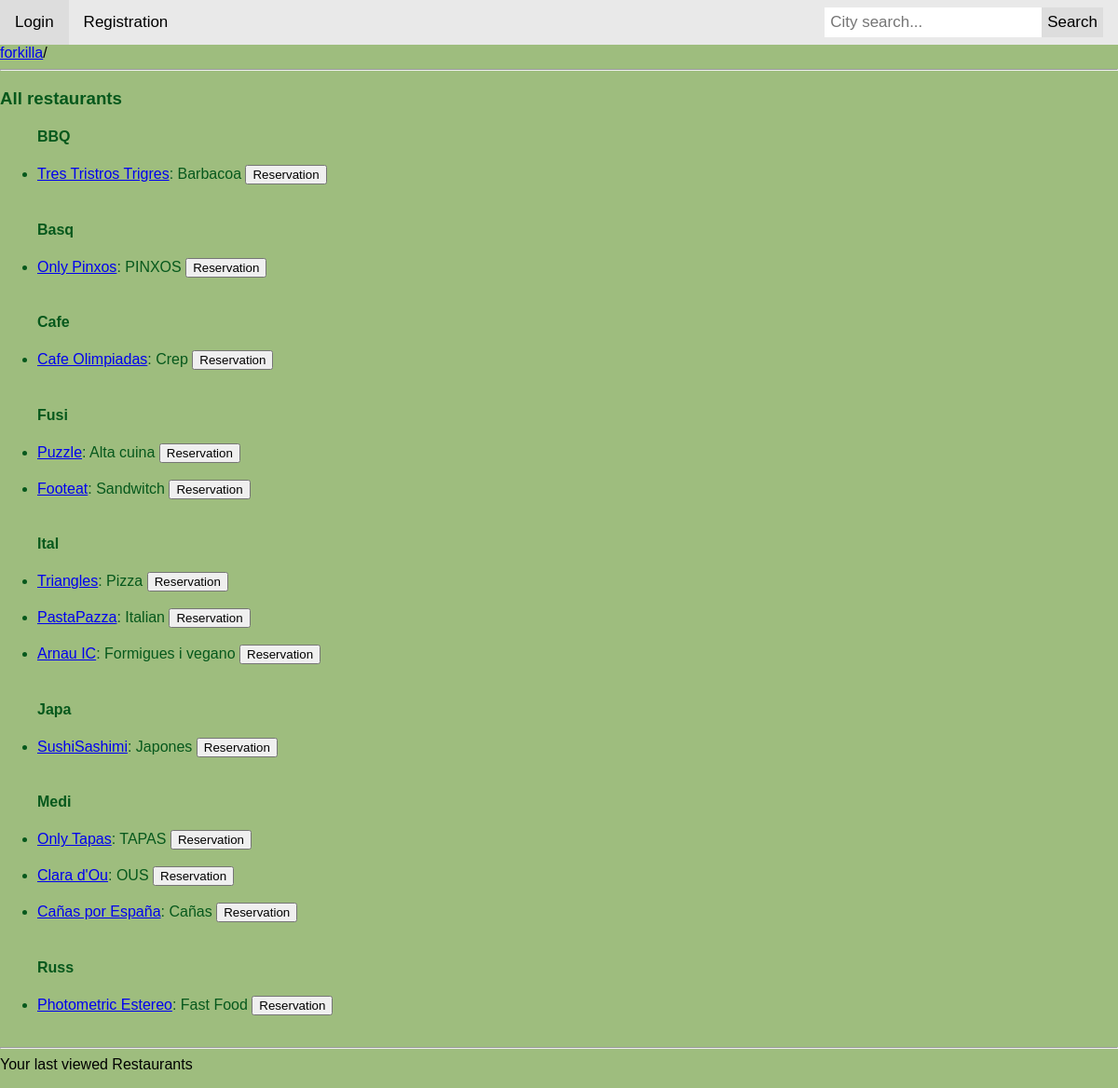
Page /forkilla/restaurants/ on the committed database.
### forkilla/models.py (models this page shows, shortened)
class Restaurant(models.Model):
    CATEGORIES = (
        ("Rice", "Rice"),
        ("Fusi", "Fusion"),
        ("BBQ", "Barbecue"),
        ("Chin", "Chinese"),
        ("Medi", "Mediterranean"),
        ("Crep", "Creperie"),
        ("Hind", "Hindu"),
        ("Japa", "Japanese"),
        ("Ital", "Italian"),
        ("Mexi", "Mexican"),
        ("Peru", "Peruvian"),
        ("Russ", "Russian"),
        ("Turk", "Turkish"),
        ("Basq", "Basque"),
        ("Vegy", "Vegetarian"),
        ("Afri", "African"),
        ("Egyp", "Egyptian"),
        ("Grek", "Greek")
    )
    _d_categories = dict(CATEGORIES)
    restaurant_number = models.CharField(max_length=8, unique=True)
    name = models.CharField(max_length=50)
    menu_description = models.TextField()
    price_average = models.DecimalField(max_digits=5, decimal_places=2)
    is_promot = models.BooleanField()
    rate = models.DecimalField(max_digits=3, decimal_places=1)
    address = models.CharField(max_length=50)
    city = models.CharField(max_length=50)
    country = models.CharField(max_length=50)
    featured_photo = models.ImageField()
    category = models.CharField(max_length=5, choices=CATEGORIES)
    restaurant_capacity = models.PositiveIntegerField(max_length=3)

### forkilla/views.py (the view, shortened to what this page needs)
# urls.py: url(r'^restaurants/(?P<city>.*)/(?P<category>.*)/$', views.restaurants, name='restaurants'),
def restaurants(request, city="", category = ""):
    promoted = False
    if city:
        restaurants_filtered = Restaurant.objects.filter(city__iexact=city).order_by("category")
        if category:
            restaurants_filtered = Restaurant.objects.filter(city__iexact=city).filter(category__iexact=category)
    else:
        restaurants_filtered = Restaurant.objects.filter().order_by("category")
        promoted = False
    viewedrestaurants = _check_session(request)
    context = {
        'city': city,
        'category' : category,
        'restaurants': restaurants_filtered,
        'promoted': promoted,
        'admin': request.user.is_superuser,
        'logged': request.user.is_authenticated(),
        'user_name': request.user.username,
        'viewedrestaurants': viewedrestaurants
    }
    return render(request, 'forkilla/restaurants.html', context)

### forkilla/views.py (called while the page is built)
def _check_session(request):
    if "viewedrestaurants" not in request.session:
        viewedrestaurants = ViewedRestaurants()
        viewedrestaurants.save()
        request.session["viewedrestaurants"] = viewedrestaurants.id_vr
    else:
        viewedrestaurants = ViewedRestaurants.objects.get(id_vr=request.session["viewedrestaurants"])
    return viewedrestaurants

### templates/forkilla/restaurants.html (shortened to what this page needs)
{% extends 'forkilla/base.html' %}
{% block content %}
<html>
    <head>
    </head>
    <body style="background-color: #9ebd7e;">
        <header>
            <hr/>
        </header>
        <main>
            <article>
                {% if restaurants %}
                    {% if promoted %}
                        <h3 style="color: #06581c;">Promoted Restaurants</h3>
                    {% else %}
                        {% if not city%}
                            <h3 style="color: #06581c;">All restaurants</h3>
                        {% endif %}
                    {% endif %}
                    <form action="{% url 'reservation'%}" method="get">
                        <ul>
                        {% for restaurant in restaurants %}
                            {% ifchanged restaurant.category %}
                                <h4 style="color: #06581c;"> <b>{{restaurant.category}}</b> </h4>
                            {% endifchanged %}
                            <li style="color: #06581c;" >
                                <a href="{% url 'restaurant' restaurant.restaurant_number%}"> {{restaurant.name}}</a>: {{restaurant.menu_description}}
                                <button type="submit" name="reservation" value={{restaurant.restaurant_number}}> Reservation </button>
                            </li>
                            <br>
                        {% endfor %}
                        </ul>
                    </form>
                {% else %}
                    <p style="color: #06581c;">No restaurants are available.</p>
                {% endif %}
            </article>
        </main>
    </body>
</html>
{% endblock %}

### templates/forkilla/base.html (style rules this page uses)
* { box-sizing: border-box; }
body { margin: 0; font-family: Arial, Helvetica, sans-serif; }

### rows in the picture
Restaurant: category "BBQ", name "Tres Tristros Trigres", menu_description "Barbacoa", {{ restaurant.restaurant_number }} 00000004 (drawn)
Restaurant: category "Basq", name "Only Pinxos", menu_description "PINXOS", {{ restaurant.restaurant_number }} 09186666 (drawn)
Restaurant: category "Cafe", name "Cafe Olimpiadas", menu_description "Crep", {{ restaurant.restaurant_number }} 00000012 (drawn)
Restaurant: category "Fusi", name "Puzzle", menu_description "Alta cuina", {{ restaurant.restaurant_number }} 00000005 (drawn)
Restaurant: name "Footeat", menu_description "Sandwitch", {{ restaurant.restaurant_number }} 00000008 (drawn)
Restaurant: category "Ital", name "Triangles", menu_description "Pizza", {{ restaurant.restaurant_number }} 00000009 (drawn)
Restaurant: name "PastaPazza", menu_description "Italian", {{ restaurant.restaurant_number }} 00000010 (drawn)
Restaurant: name "Arnau IC", menu_description "Formigues i vegano", {{ restaurant.restaurant_number }} 00000015 (drawn)
Restaurant: category "Japa", name "SushiSashimi", menu_description "Japones", {{ restaurant.restaurant_number }} 00000011 (drawn)
Restaurant: category "Medi", name "Only Tapas", menu_description "TAPAS", {{ restaurant.restaurant_number }} 09186777 (drawn)
Restaurant: name "Clara d'Ou", menu_description "OUS", {{ restaurant.restaurant_number }} 00000003 (drawn)
Restaurant: name "Cañas por España", menu_description "Cañas", {{ restaurant.restaurant_number }} 00000006 (drawn)
Restaurant: category "Russ", name "Photometric Estereo", menu_description "Fast Food", {{ restaurant.restaurant_number }} 00000007 (drawn)
